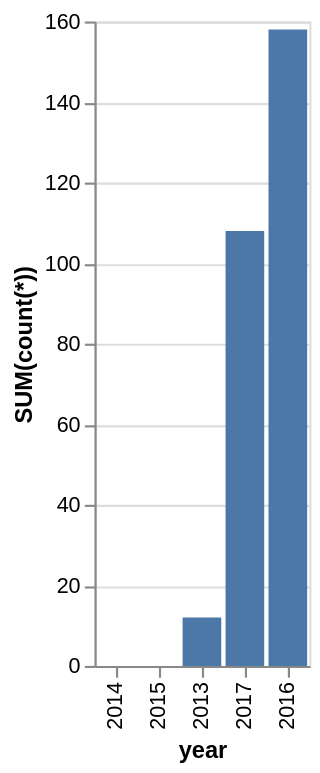

This figure's Vega-Lite source:
### Vega-Lite specification from a JSON file in a GitHub repository (floating-point values rounded to 4 significant figures)
{"data": {"values": [{"x_data": "2013", "y_data": 12}, {"x_data": "2014", "y_data": 0}, {"x_data": "2015", "y_data": 0}, {"x_data": "2016", "y_data": 158}, {"x_data": "2017", "y_data": 108}]}, "mark": "bar", "encoding": {"x": {"field": "x_data", "type": "nominal", "title": "year", "sort": {"op": "sum", "field": "y_data", "order": "ascending"}}, "y": {"field": "y_data", "type": "quantitative", "title": "SUM(count(*))"}}}
